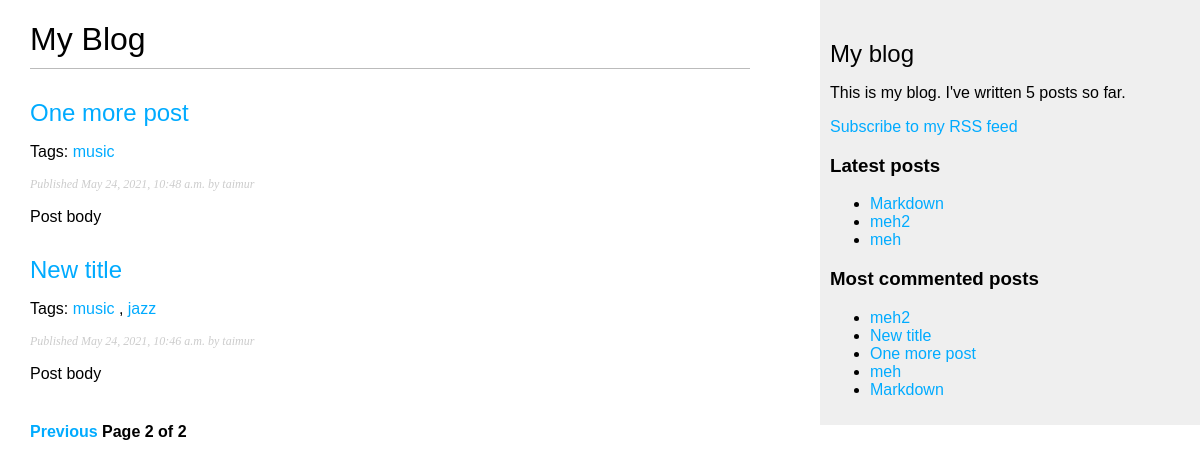
Screenshot of /blog/?page=2 with the database file from the repository.
### blog/models.py (models this page shows, shortened)
class Post(models.Model):
    objects = models.Manager()
    published = PublishedManager()
    tags = TaggableManager()
    STATUS_CHOICES = (
        ('draft', 'Draft'),
        ('published', 'Published')
    )
    title = models.CharField(max_length=250)
    slug = models.SlugField(max_length=250,
                            unique_for_date='publish')
    author = models.ForeignKey(User,
                                on_delete=models.CASCADE,
                                related_name='blog_posts')
    body = models.TextField()
    publish = models.DateTimeField(default=timezone.now)
    created = models.DateTimeField(auto_now_add=True)
    updated = models.DateTimeField(auto_now=True)
    status = models.CharField(max_length=10,
                                choices=STATUS_CHOICES,
                                default='draft')
    class Meta:
        ordering = ('-publish',)
        db_table = 'blog_post'
    def get_absolute_url(self):
        return reverse('blog:post_detail',
                        args=[self.publish.year,
                              self.publish.month,
                              self.publish.day, self.slug])

### blog/views.py (the view)
# urls.py: path('', views.post_list, name='post_list'),
def post_list(request, tag_slug=None):
    object_list = Post.published.all()
    tag = None
    if tag_slug:
        tag = get_object_or_404(Tag, slug=tag_slug)
        object_list = object_list.filter(tags__in=[tag])
    paginator = Paginator(object_list, 3) # 3 results per page
    page = request.GET.get('page')
    try:
        posts = paginator.page(page)
    except PageNotAnInteger:
        posts = paginator.page(1)
    except EmptyPage:
        posts = paginator.page(paginator.num_pages)
    return render(request, 'blog/post/list.html', {'page': page, 'posts': posts, 'tag': tag})

### blog/models.py (called while the page is built)
    def get_queryset(self):
        return super(PublishedManager, self).get_queryset().filter(status='published')

### blog/templatetags/blog_tags.py (called while the page is built)
@register.simple_tag
def total_posts():
    return Post.published.count()

@register.inclusion_tag('blog/post/latest_posts.html')
def show_latest_posts(count=5):
    latest_posts = Post.published.order_by('-publish')[:count]
    return {'latest_posts': latest_posts}

@register.simple_tag
def get_most_commented_posts(count=5):
    return Post.published.annotate(total_comments=Count('comments')
                            ).order_by('-total_comments')[:count]

@register.filter(name='markdown')
def markdown_format(text):
    return mark_safe(markdown.markdown(text))

### blog/templates/blog/post/list.html (shortened to what this page needs)
{% extends "blog/base.html" %}
{% load blog_tags %}
{% block content %}
    <h1>My Blog</h1>
    {% for post in posts %}
    <h2>
        <a href="{{ post.get_absolute_url }}" > {{ post.title }} </a>
    </h2>
    <p class="tags">
        Tags:
        {% for tag in post.tags.all %}
            <a href="{% url 'blog:post_list_by_tag' tag.slug %}">
                {{ tag.name }}
            </a>
            {% if not forloop.last %}, {% endif %}
        {% endfor %}
    </p>
    <p class="date">
        Published {{ post.publish }} by {{ post.author }}
    </p>
    {{ post.body|markdown|truncatewords_html:30 }}
    {% endfor %}
    {% include "pagination.html" with page=posts %}
{% endblock %}

### blog/templates/blog/base.html (shortened to what this page needs)
{% load blog_tags %}
{% load static %}
<!DOCTYPE html>
<html>
<head>
    <link href='{% static "css/blog.css" %}' rel="stylesheet">
</head>
<body>
    <div id="content">
        {% block content %}
        {% endblock %}
    </div>
    <div id="sidebar">
        <h2>My blog</h2>
        <p>This is my blog. I've written {% total_posts %} posts so far.</p>
        <p>
            <a href="{% url 'blog:post_feed' %}">Subscribe to my RSS feed</a>
        </p>
        <h3>Latest posts</h3>
        {% show_latest_posts 3 %}
        <h3>Most commented posts</h3>
        {% get_most_commented_posts as most_commented_posts %}
            <ul>
                {% for post in most_commented_posts %}
                    <li><a href="{{ post.get_absolute_url }}">{{ post.title }}</a></li>
                {% endfor %}
            </ul>
    </div>
</body>
</html>

### blog/templates/blog/post/latest_posts.html
<ul>
    {% for post in latest_posts %}
        <li>
            <a href="{{ post.get_absolute_url }}">{{ post.title }}</a>
        </li>
    {% endfor %}
</ul>

### blog/static/css/blog.css (style rules this page uses)
body { margin:0; padding:0; font-family:helvetica, sans-serif; }
a { color:#00abff; text-decoration:none; }
h1 { font-weight:normal; border-bottom:1px solid #bbb; padding:0 0 10px 0; }
h2 { font-weight:normal; margin:30px 0 0; }
#content { float:left; width:60%; padding:0 0 0 30px; }
#sidebar { float:right; width:30%; padding:10px; background:#efefef; height:100%; }
p.date { color:#ccc; font-family: georgia, serif; font-size: 12px; font-style: italic; }

### rows the page displays
Post: title "One more post", publish "May 24, 2021, 10:48 a.m.", author "taimur", body "Post body"
Tag: name "music"
Post: title "New title", publish "May 24, 2021, 10:46 a.m.", author "taimur", body "Post body"
Tag: name "jazz"
Post: title "Markdown"
Post: title "meh2"
Post: title "meh"

### other values shown
{{ page.number }} "2"
{{ page.paginator.num_pages }} "2"
